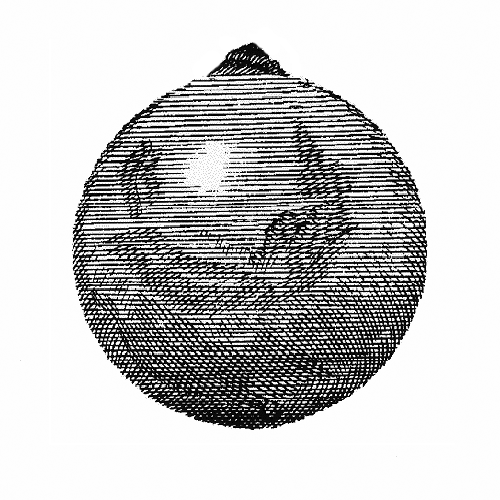
%> input picture NewtonWorld.png, 500 x 500 px
$ octave projMotion.m   (GNU Octave 9; MATLAB toolbox functions it lacks are replaced by stand-ins)
%> lines starting %> are read from the running program, lines starting %| are printed output that depends on the picture

m=1; % mass of projectile
R=6371000; % mean radius of earth
startHeight = .155*R; %height, abt 1000 km
G=6.6743e-11; % gravitational constant
M=5.97219e24; % mass of earth
v0 = 7000; % launch speed

scaleFactor = 1e4;


figure(1)
hold on

% load and scale image
img = imread("NewtonWorld.png");
%> img is the input picture: size 500x500 uint8; min 0, max 255, mean 199.5
img = imresize(img, [1770,1770]);
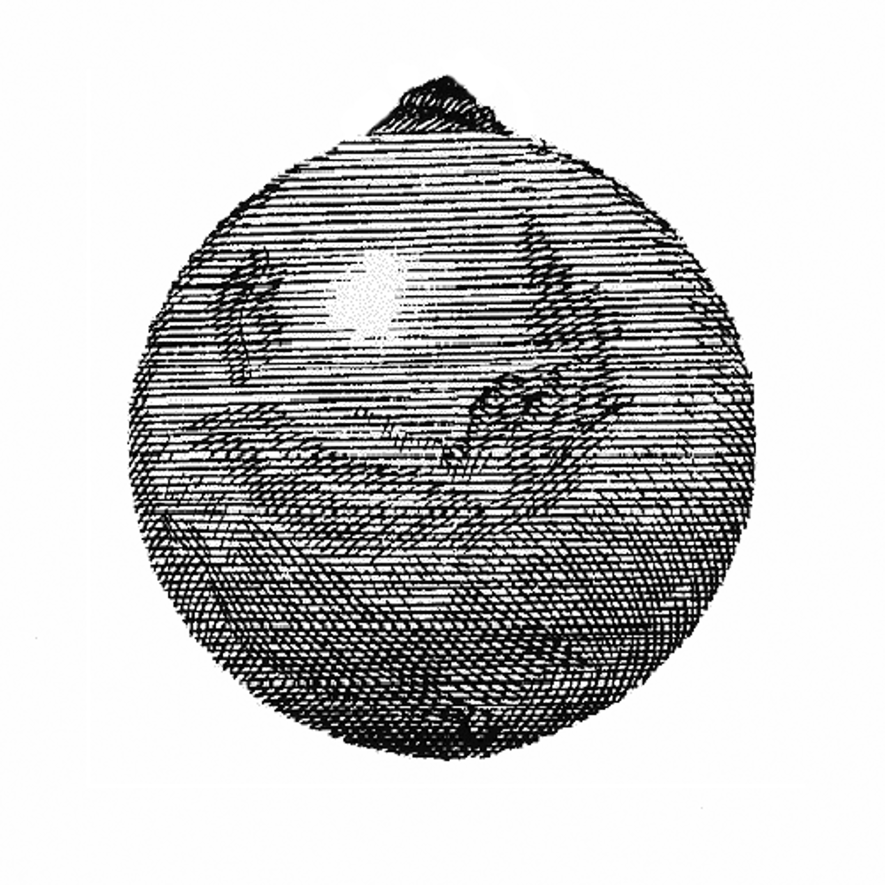
%> img: size 1770x1770 uint8 (shown at 1/2 size); min 0, max 255, mean 199.4
img = flipdim(img,1);
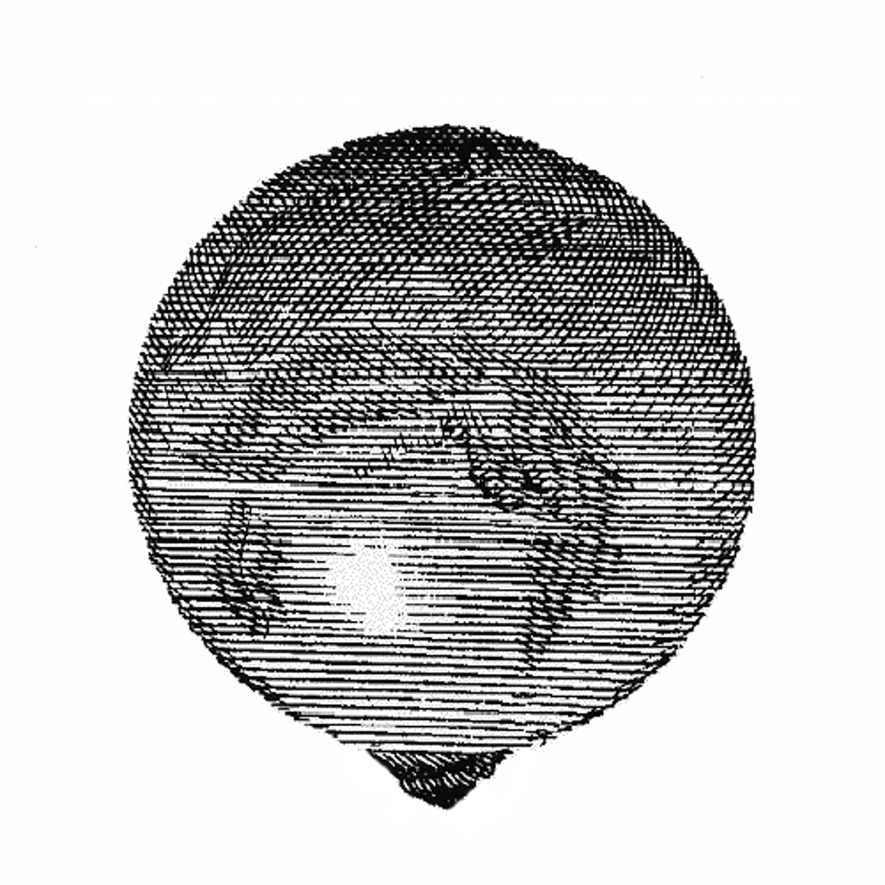
%> img: size 1770x1770 uint8 (shown at 1/2 size); min 0, max 255, mean 199.4; mean of the top-left, top-right, bottom-left and bottom-right quarters 193, 192.6, 209.2, 202.9
% center image
imshow(img, 'XData', [-883, -883 + size(img,2)], ...
    'YData', [-884, -884 + size(img,1)]);


axis([-1e3 1e3 -1e3 1e3])
% make pi/2 top and positive velocity clockwise
set(gca,'XDir','reverse','YDir','normal')
axis equal

% [7 lines of commented-out code are left out]
set(gcf,'Color','w')

v0vals = [2000 4000 5500 6500 7090 7500];
for i = v0vals
    v0 = i;
    % get simulated trajectory values r,theta
%> (the run ends here)

$ run again, with highVelo.jpg saved as NewtonWorld.png
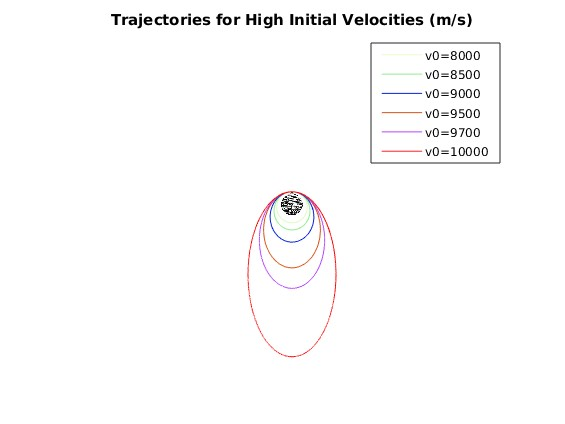
%> input picture highVelo.jpg, 565 x 424 px
%> img is the input picture: size 424x565x3 uint8; mean R, G, B 251, 250.7, 250.7
%> `img = imresize(img, [1770,1770]);`:
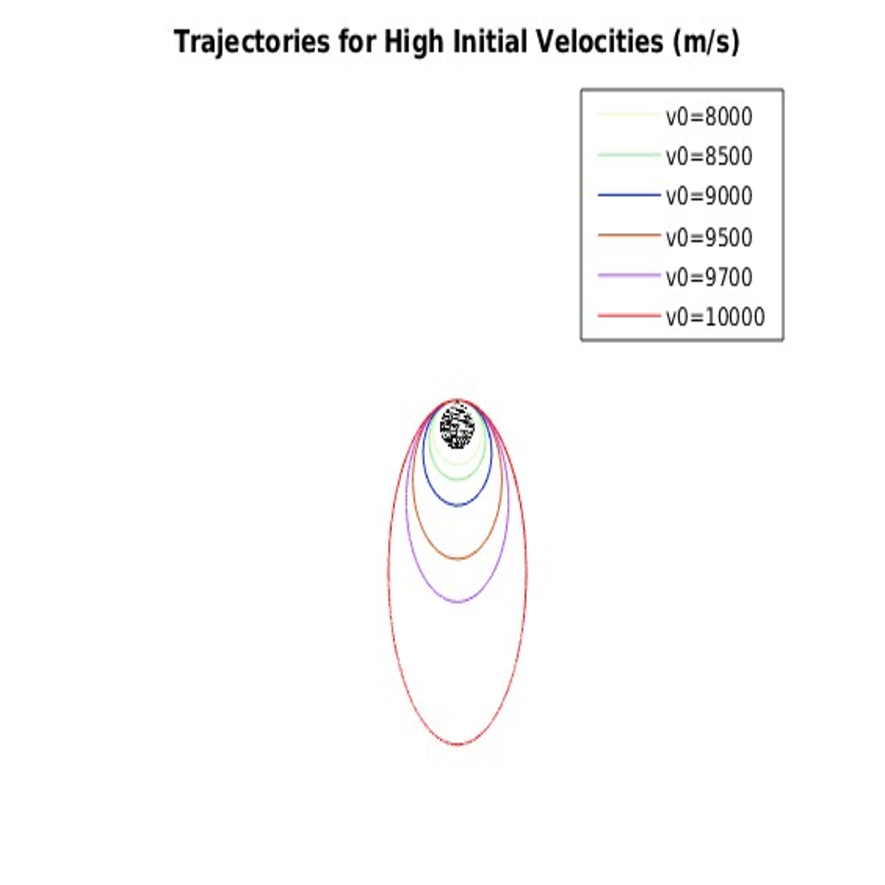
%> img: size 1770x1770x3 uint8 (shown at 1/2 size); mean R, G, B 251, 250.6, 250.7
%> `img = flipdim(img,1);`:
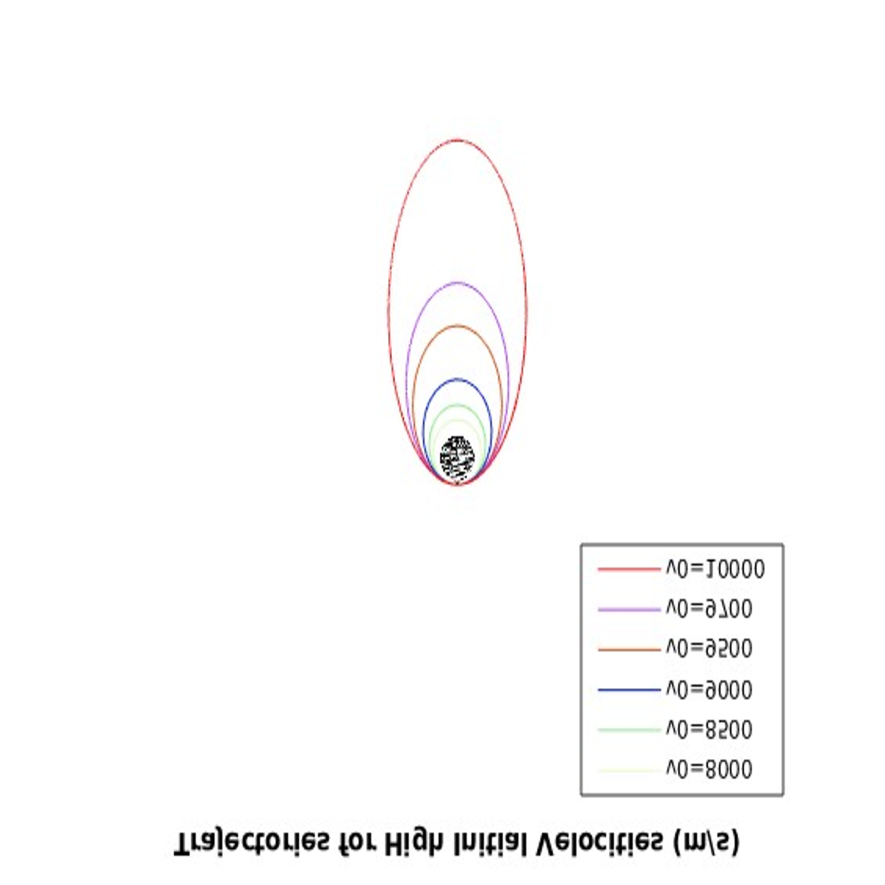
%> img: size 1770x1770x3 uint8 (shown at 1/2 size); mean R, G, B 251, 250.6, 250.7; mean of the top-left, top-right, bottom-left and bottom-right quarters 254.1, 253.6, 251.2, 244
